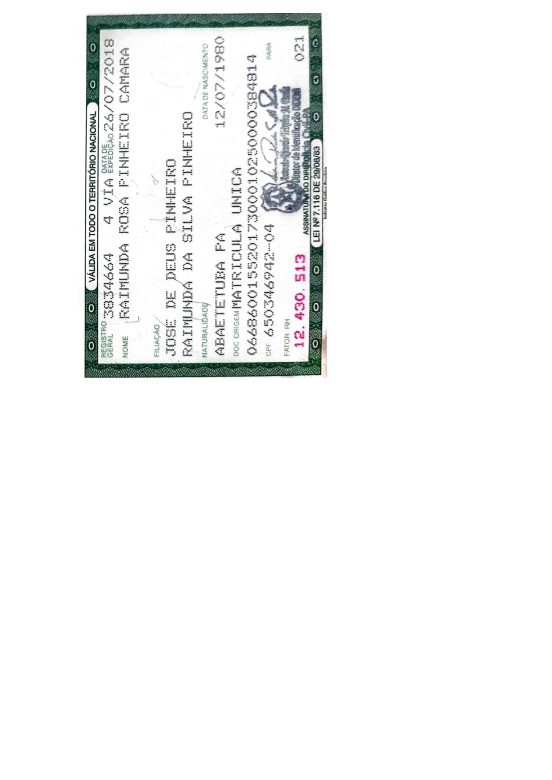
#> input picture saida_pdf/pagina_5.jpg, 1654 x 2339 px, found by its file name (shown at 1/3 size)
$ python buscar_texto.py
#> lines starting #> are read from the running program, lines starting #| are printed output that depends on the picture; after the words box and inside, x2 and y2 are one past the last pixel; in counts of white or black regions, pixels touching at a corner belong together
#> further down, img is the input picture: shape (2339, 1654, 3); mean B, G, R 245.4, 245.6, 244.6
import cv2
import numpy as np
import os
os.environ['TESSDATA_PREFIX'] = r"C:\Program Files\Tesseract-OCR\tessdata"
import pytesseract

# Se o tesseract não estiver no PATH do Windows, configure aqui:
# pytesseract.pytesseract.tesseract_cmd = r"C:\Program Files\Tesseract-OCR\tesseract.exe"
pytesseract.pytesseract.tesseract_cmd = r"C:\Program Files\Tesseract-OCR\tesseract.exe"

def deskew(image):
    gray = cv2.cvtColor(image, cv2.COLOR_BGR2GRAY)
    # Binariza levemente para achar coords
    _, bw = cv2.threshold(gray, 0, 255, cv2.THRESH_BINARY + cv2.THRESH_OTSU)
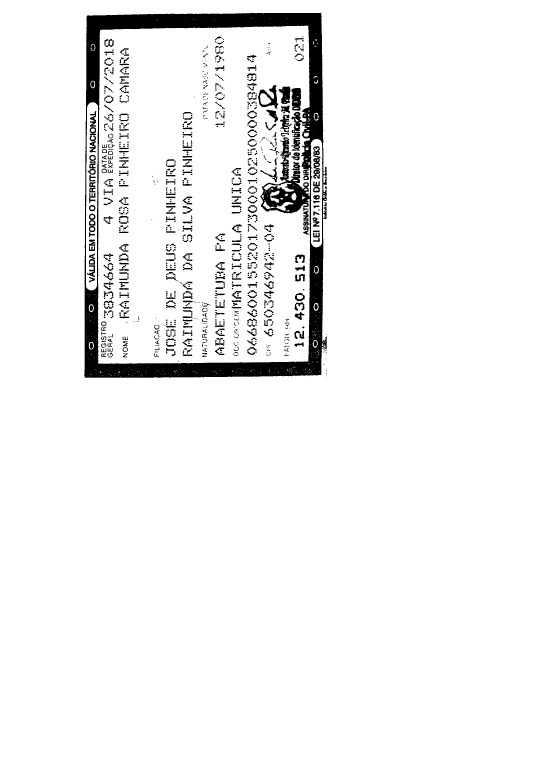
#> bw: shape (2339, 1654) (shown at 1/3 size); 95.1% white; 1131 black regions (599 under 20 px), largest, box (x1, y1, x2, y2) and area: (253, 39, 980, 1133) 124720, (774, 255, 835, 325) 1657, (874, 264, 904, 332) 1613
    coords = np.column_stack(np.where(bw < 255))
#> coords = 187784 pairs, first value 39 to 1132, second value 253 to 979
    if coords.size == 0:
        return image
    rect = cv2.minAreaRect(coords)
#> rect = ((585.5, 616), (726, 1093), -90)
    angle = rect[-1]
#> angle = -90
    if angle < -45:
        angle = -(90 + angle)
#> angle = 0
    else:
        angle = -angle
    (h, w) = image.shape[:2]
#> h = 2339; w = 1654
    M = cv2.getRotationMatrix2D((w/2, h/2), angle, 1.0)
#> M = [[1, 0, 0], [0, 1, 0]]
    rotated = cv2.warpAffine(image, M, (w, h), flags=cv2.INTER_CUBIC, borderMode=cv2.BORDER_REPLICATE)
    return rotated

def preprocess_for_ocr(img_bgr, target_width=1200):
    # 1) deskew
    img = deskew(img_bgr)

    # 2) converte p/ cinza e aplica CLAHE (melhora contraste)
    gray = cv2.cvtColor(img, cv2.COLOR_BGR2GRAY)
    clahe = cv2.createCLAHE(clipLimit=2.0, tileGridSize=(8,8))
    gray = clahe.apply(gray)
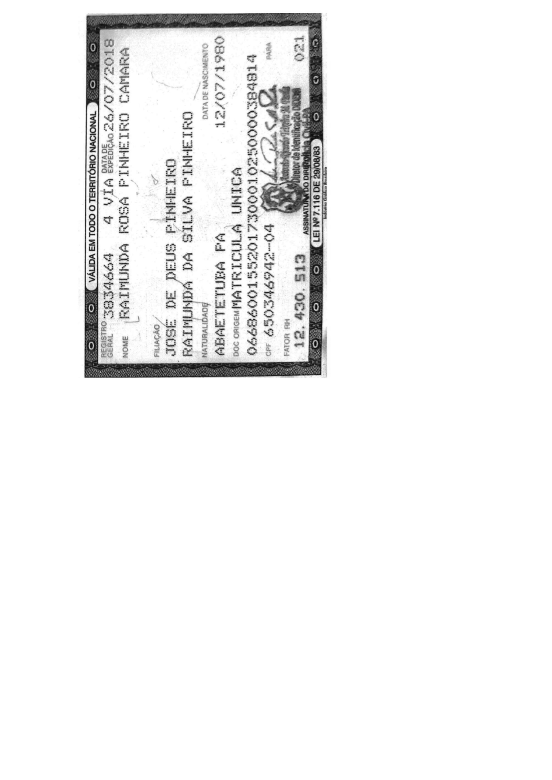
#> gray: shape (2339, 1654) (shown at 1/3 size); min 0, max 255, mean 243.4

    # 3) reduzir ruído preservando bordas
    gray = cv2.bilateralFilter(gray, d=9, sigmaColor=75, sigmaSpace=75)
    gray = cv2.medianBlur(gray, 3)

    # 4) aumentar resolução (melhora leitura de fontes pequenas)
    h, w = gray.shape
#> h = 2339; w = 1654
    if w < target_width:
        scale = target_width / w
        gray = cv2.resize(gray, (int(w*scale), int(h*scale)), interpolation=cv2.INTER_CUBIC)

    # 5) binarização adaptativa (bom para iluminação desigual)
    th = cv2.adaptiveThreshold(gray, 255, cv2.ADAPTIVE_THRESH_GAUSSIAN_C,
                               cv2.THRESH_BINARY, blockSize=31, C=15)
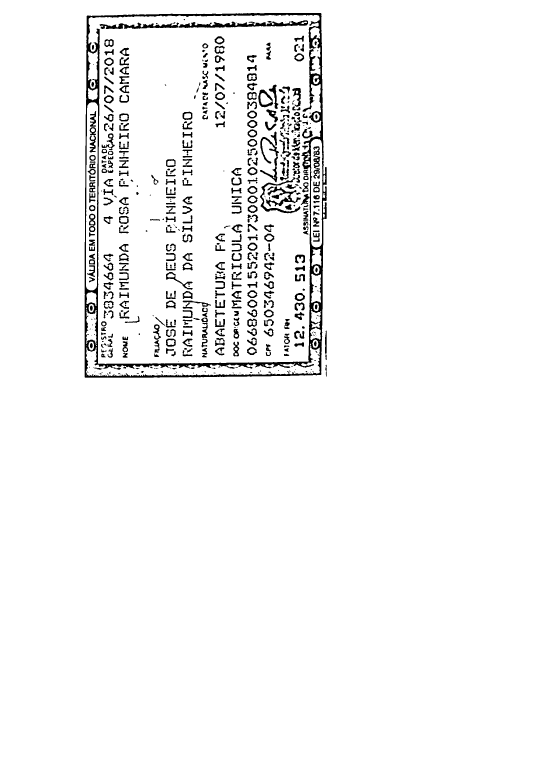
#> th: shape (2339, 1654) (shown at 1/3 size); 96.4% white; 590 black regions (152 under 20 px), largest, box (x1, y1, x2, y2) and area: (254, 39, 980, 1133) 44348, (299, 61, 924, 87) 6141, (797, 559, 902, 620) 1856

    # 6) operações morfológicas (remove pequenos ruídos)
    kernel = cv2.getStructuringElement(cv2.MORPH_RECT, (1,1))
    opened = cv2.morphologyEx(th, cv2.MORPH_OPEN, kernel)

    # opcional: invert (se fundo escuro)
    # opened = cv2.bitwise_not(opened)

    return opened

def ocr_with_confidence(img_bin, lang='por', psms=[6, 3, 4, 11]):
    """
    Tenta vários PSMs e retorna o texto com maior confiança média.
    """
#> called with lang = 'por'
    best_text = ""
    best_conf = -1
    best_psm = None

    for psm in psms:
        cfg = f'--oem 3 --psm {psm}'
        data = pytesseract.image_to_data(img_bin, lang=lang, config=cfg, output_type=pytesseract.Output.DICT)
        # coletar confs válidos (inteiros)
        confs = [c for c in data['conf'] if c != -1]
        avg_conf = sum(confs)/len(confs) if confs else -1
        text = pytesseract.image_to_string(img_bin, lang=lang, config=cfg)
        # debug:
        # print(f"PSM {psm} -> avg conf = {avg_conf}, len text = {len(text)}")
        if avg_conf > best_conf:
            best_conf = avg_conf
            best_text = text
            best_psm = psm
#> after the loop, best_conf = -1; best_text = ''

    return {"psm": best_psm, "avg_conf": best_conf, "text": best_text}

if __name__ == "__main__":
    img_path = "saida_pdf/pagina_5.jpg"      # troque pelo seu arquivo
    img = cv2.imread(img_path)
    pre = preprocess_for_ocr(img)
#> (the run stopped early here; a loop or call above may not have finished)

$ run again, with saida_pdf/pagina_1.jpg copied over saida_pdf/pagina_5.jpg
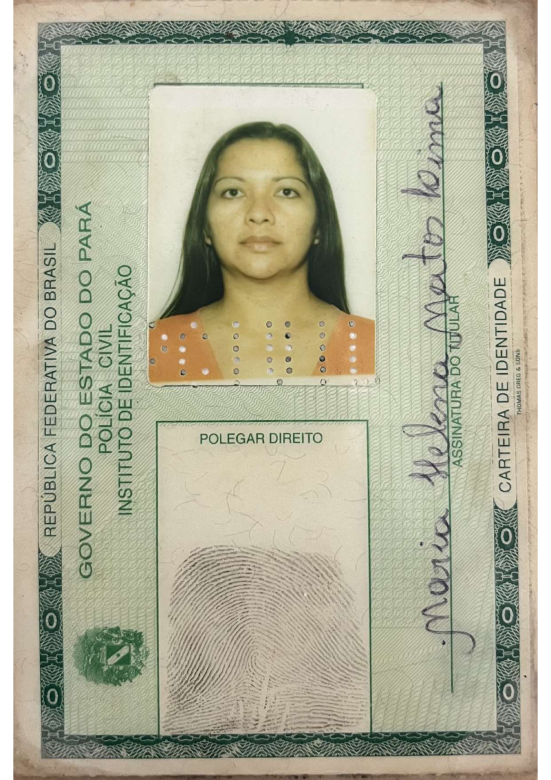
#> input picture saida_pdf/pagina_1.jpg, 1653 x 2339 px, found by its file name (shown at 1/3 size)
#> img is the input picture: shape (2339, 1653, 3); mean B, G, R 154.8, 177.4, 178.1
#> in deskew, `_, bw = cv2.threshold(gray, 0, 255, cv2.THRESH_BINARY + cv2.THRESH_OTSU)`:
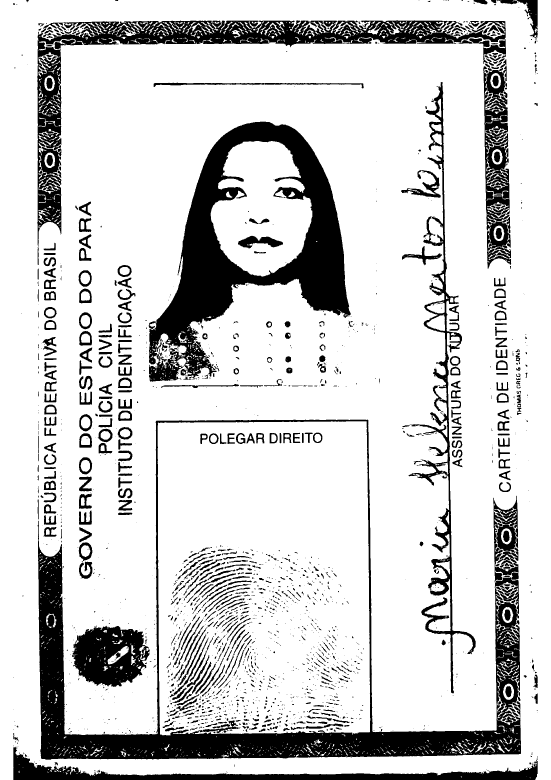
#> bw: shape (2339, 1653) (shown at 1/3 size); 81.8% white; 1984 black regions (1263 under 20 px), largest, box (x1, y1, x2, y2) and area: (113, 1259, 1563, 2279) 186695, (446, 365, 1052, 1146) 155434, (112, 61, 1517, 795) 95266
#> coords = 705132 pairs, first value 0 to 2338, second value 40 to 1612
#> rect = ((1169, 826), (1572, 2338), -90)
#> in deskew, `angle = rect[-1]`: angle = -90
#> in deskew, `angle = -(90 + angle)`: angle = 0
#> M = [[1, 0, 0], [0, 1, 0]]
#> in preprocess_for_ocr, `th = cv2.adaptiveThreshold(gray, 255, cv2.ADAPTIVE_THRESH_GAUSSIAN_C, ..`:
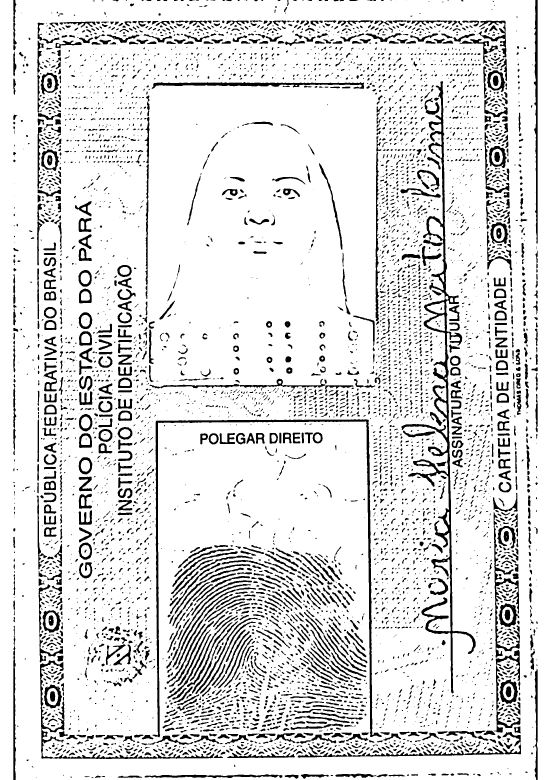
#> th: shape (2339, 1653) (shown at 1/3 size); 87.3% white; 6098 black regions (2666 under 20 px), largest, box (x1, y1, x2, y2) and area: (1204, 243, 1427, 2080) 29832, (457, 1258, 1146, 2212) 16784, (1481, 1537, 1562, 2198) 8493
#> after the loop in ocr_with_confidence, `for psm in psms:`: best_conf = -1; best_text = ''

$ run again, with saida_pdf/pagina_2.jpg copied over saida_pdf/pagina_5.jpg
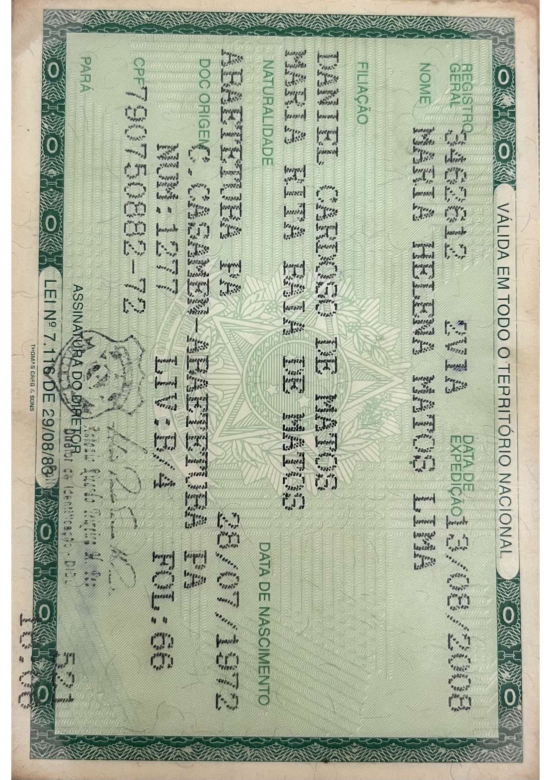
#> input picture saida_pdf/pagina_2.jpg, 1653 x 2339 px, found by its file name (shown at 1/3 size)
#> img is the input picture: shape (2339, 1653, 3); mean B, G, R 158.8, 179.2, 172.7
#> in deskew, `_, bw = cv2.threshold(gray, 0, 255, cv2.THRESH_BINARY + cv2.THRESH_OTSU)`:
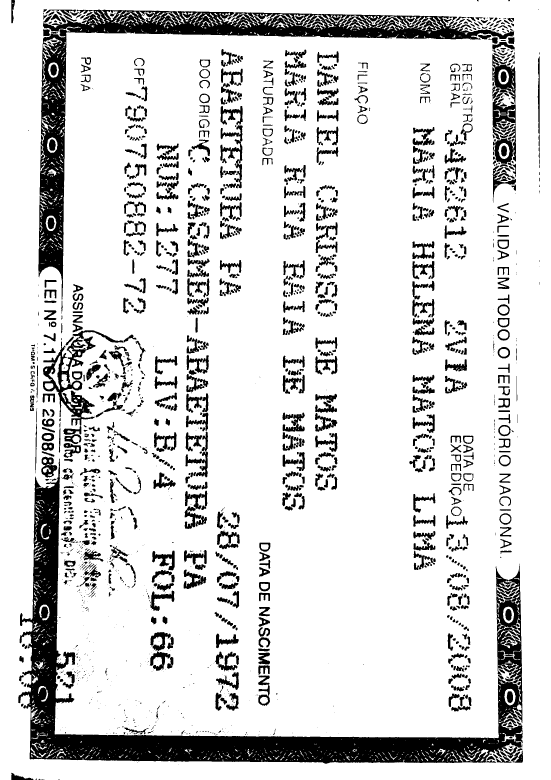
#> bw: shape (2339, 1653) (shown at 1/3 size); 84.4% white; 1848 black regions (639 under 20 px), largest, box (x1, y1, x2, y2) and area: (55, 1376, 1568, 2291) 181449, (115, 29, 1543, 899) 105730, (129, 991, 409, 1305) 14090
#> coords = 602263 pairs, first value 0 to 2338, second value 34 to 1618
#> rect = ((1169, 826), (1584, 2338), -90)
#> in deskew, `angle = rect[-1]`: angle = -90
#> in deskew, `angle = -(90 + angle)`: angle = 0
#> M = [[1, 0, 0], [0, 1, 0]]
#> in preprocess_for_ocr, `th = cv2.adaptiveThreshold(gray, 255, cv2.ADAPTIVE_THRESH_GAUSSIAN_C, ..`:
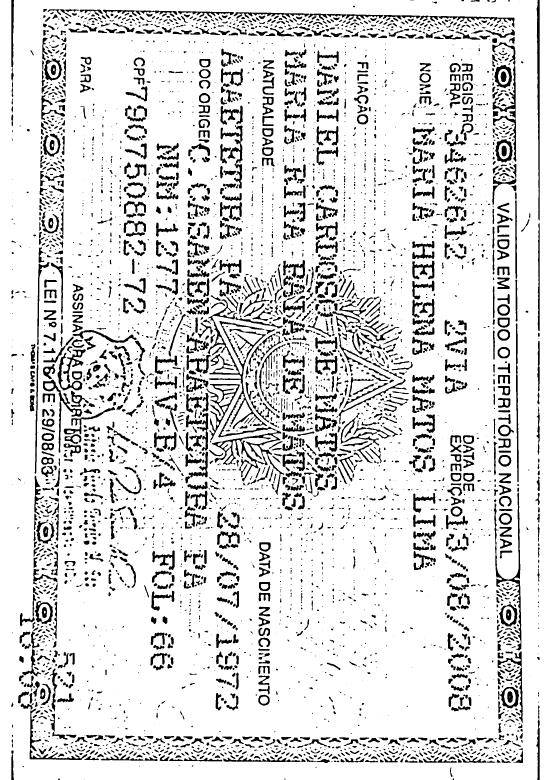
#> th: shape (2339, 1653) (shown at 1/3 size); 86.3% white; 4711 black regions (1919 under 20 px), largest, box (x1, y1, x2, y2) and area: (622, 898, 829, 1312) 9957, (636, 1291, 853, 1484) 5709, (701, 37, 1544, 83) 5703
#> after the loop in ocr_with_confidence, `for psm in psms:`: best_conf = -1; best_text = ''

$ run again, with saida_pdf/pagina_3.jpg copied over saida_pdf/pagina_5.jpg
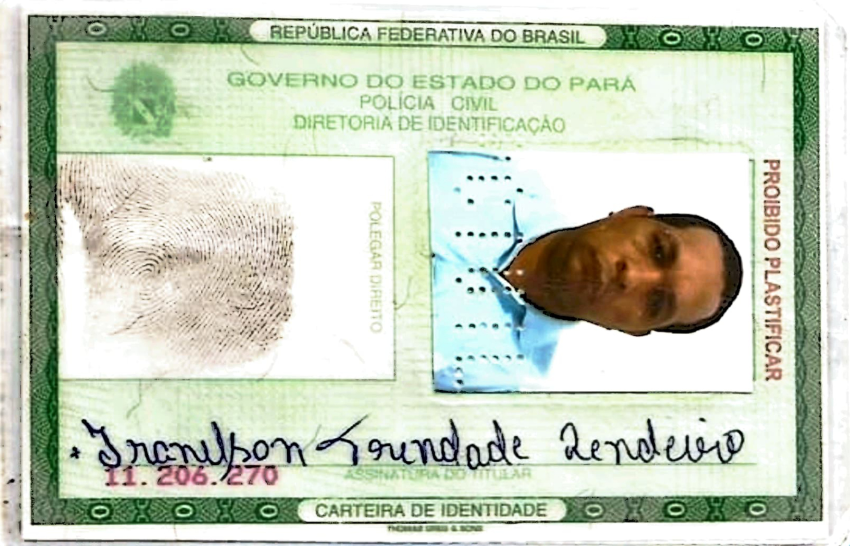
#> input picture saida_pdf/pagina_3.jpg, 1700 x 1092 px, found by its file name (shown at 1/2 size)
#> img is the input picture: shape (1092, 1700, 3); mean B, G, R 190.6, 208.6, 200
#> in deskew, `_, bw = cv2.threshold(gray, 0, 255, cv2.THRESH_BINARY + cv2.THRESH_OTSU)`:
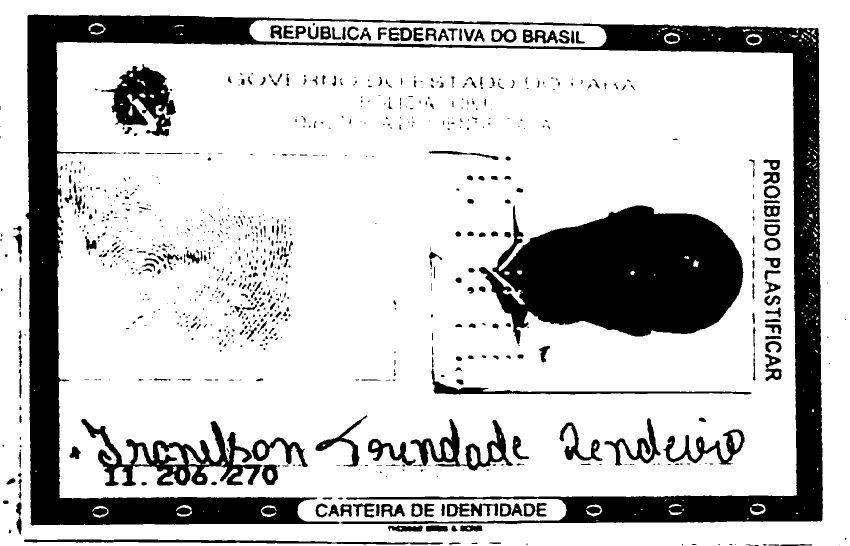
#> bw: shape (1092, 1700) (shown at 1/2 size); 78.1% white; 941 black regions (583 under 20 px), largest, box (x1, y1, x2, y2) and area: (51, 29, 1646, 1051) 209253, (958, 410, 1487, 689) 97793, (162, 838, 525, 972) 14737
#> coords = 405712 pairs, first value 29 to 1091, second value 0 to 1692
#> rect = ((561.2, 846.5), (1055, 1697.2), -0.346)
#> in deskew, `angle = rect[-1]`: angle = -0.346
#> in deskew, `angle = -angle`: angle = 0.346
#> M = [[1, 0.00604, -3.28], [-0.00604, 1, 5.15]]
#> in preprocess_for_ocr, `th = cv2.adaptiveThreshold(gray, 255, cv2.ADAPTIVE_THRESH_GAUSSIAN_C, ..`:
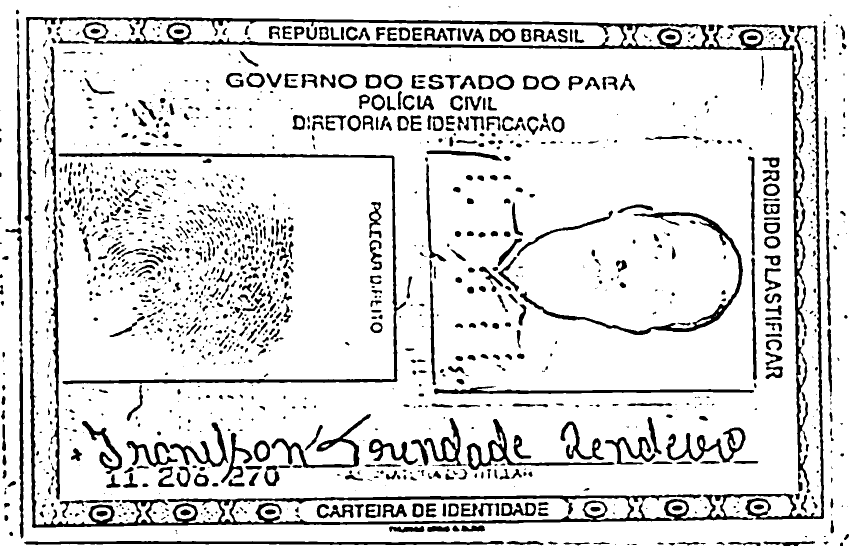
#> th: shape (1092, 1700) (shown at 1/2 size); 86.5% white; 1514 black regions (553 under 20 px), largest, box (x1, y1, x2, y2) and area: (49, 49, 1648, 1056) 47418, (117, 34, 1484, 100) 19050, (117, 305, 812, 769) 11008
#> after the loop in ocr_with_confidence, `for psm in psms:`: best_conf = -1; best_text = ''
